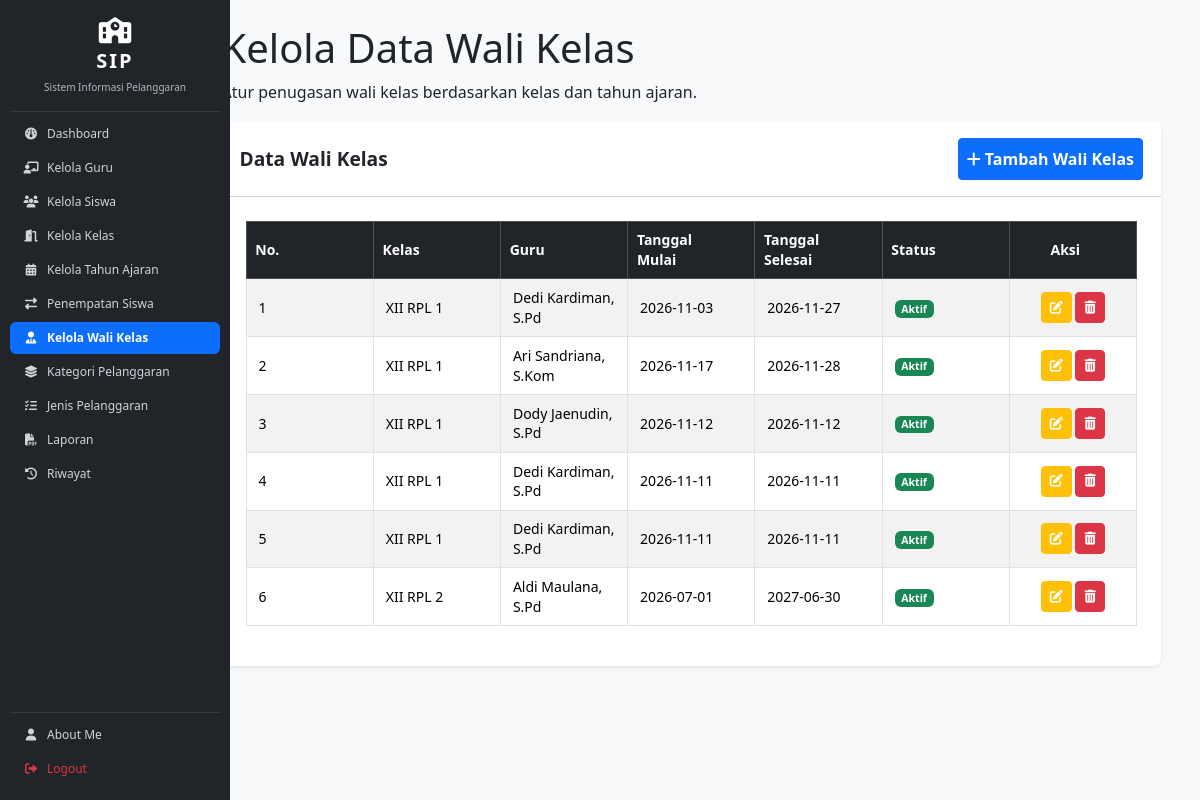
The page /kelola_walikelas.php (signed in) on the database as committed earlier.
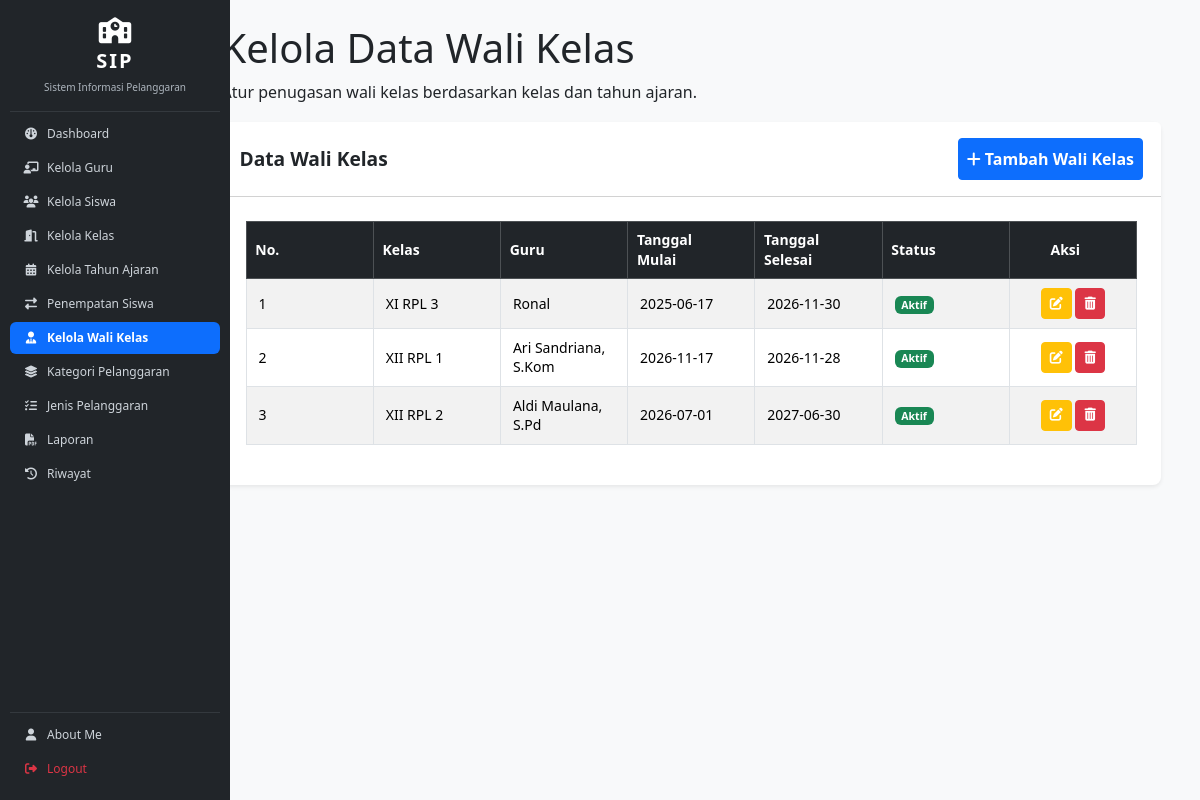
The same page on the database as committed later.
### tables this page shows
CREATE TABLE `t_wali_kelas` (
  `id` int(11) NOT NULL,
  `tahun_ajaran_id` int(11) DEFAULT NULL,
  `kelas_id` int(11) DEFAULT NULL,
  `guru_id` int(11) DEFAULT NULL,
  `user_id` int(11) NOT NULL,
  `tanggal_mulai` date NOT NULL,
  `tanggal_selesai` date NOT NULL,
  `status_aktif` tinyint(1) NOT NULL,
  `created_at` timestamp NOT NULL DEFAULT current_timestamp() ON UPDATE current_timestamp(),
  `updated_at` timestamp NOT NULL DEFAULT current_timestamp()
);

CREATE TABLE `t_kelas` (
  `id` int(11) NOT NULL,
  `nama` varchar(100) DEFAULT NULL,
  `tingkat` varchar(20) NOT NULL,
  `jurusan` varchar(100) NOT NULL,
  `status_aktif` tinyint(1) NOT NULL,
  `created_at` timestamp NOT NULL DEFAULT current_timestamp(),
  `updated_at` timestamp NOT NULL DEFAULT current_timestamp()
);

CREATE TABLE `t_guru` (
  `id` int(11) NOT NULL,
  `nip` varchar(30) NOT NULL,
  `nama` varchar(150) DEFAULT NULL,
  `email` varchar(150) NOT NULL,
  `status_aktif` tinyint(1) NOT NULL,
  `user_id` int(11) NOT NULL,
  `created_at` timestamp NOT NULL DEFAULT current_timestamp(),
  `updated_at` timestamp NOT NULL DEFAULT current_timestamp()
);

### kelola_walikelas.php (the view, shortened to what the rows shown need)
<?php
include 'config/koneksi.php';
$sql = "SELECT
            w.*,
            k.nama AS nama_kelas,
            g.nama AS nama_guru
        FROM t_wali_kelas w
        LEFT JOIN t_kelas k ON w.kelas_id = k.id
        LEFT JOIN t_guru g ON w.guru_id = g.id
        ORDER BY w.id DESC";
$hasil = mysqli_query($koneksi, $sql);
?>
<!DOCTYPE html>
<html lang="id">
<head>
    <link href="https://cdn.jsdelivr.net/npm/bootstrap@5.3.3/dist/css/bootstrap.min.css" rel="stylesheet">
    <link rel="stylesheet" href="https://cdnjs.cloudflare.com/ajax/libs/font-awesome/6.4.0/css/all.min.css">
    <link href="https://cdn.datatables.net/2.3.4/css/dataTables.bootstrap5.min.css" rel="stylesheet">
    <link rel="stylesheet" href="layout/style.css">
</head>
<body class="bg-light">
<div class="container-fluid">
    <div class="row">
        <?php include 'layout/sidebar.php'; ?>
        <main class="col-md-9 ms-sm-auto col-lg-10 p-4">
            <header class="admin-page-header">
                <h1>Kelola Data Wali Kelas</h1>
            </header>
            <div class="card shadow-sm border-0 rounded-3 mb-5">
                <div class="card-body p-4">
                    <div class="table-responsive">
                        <table id="tabelWaliKelas"
                            class="table table-striped table-bordered table-hover align-middle w-100 admin-walikelas-table">
                            <thead class="table-dark">
                                <tr>
                                    <th>No.</th>
                                    <th>Kelas</th>
                                    <th>Guru</th>
                                    <th>Tanggal Mulai</th>
                                    <th>Tanggal Selesai</th>
                                    <th>Status</th>
                                    <th class="text-center">Aksi</th>
                                </tr>
                            </thead>
                            <tbody>
                                <?php
                                $no = 1;
                                while ($row = mysqli_fetch_assoc($hasil)) {
                                ?>
                                <tr>
                                    <td><?= $no++; ?></td>
                                    <td>
                                        <?= htmlspecialchars($row['nama_kelas'] ?? '-'); ?>
                                    </td>
                                    <td>
                                        <?= htmlspecialchars($row['nama_guru'] ?? '-'); ?>
                                    </td>
                                    <td>
                                        <?= htmlspecialchars($row['tanggal_mulai'] ?? '-'); ?>
                                    </td>
                                    <td>
                                        <?= htmlspecialchars($row['tanggal_selesai'] ?? '-'); ?>
                                    </td>
                                    <td>
                                        <?php if ($row['status_aktif'] == 1) { ?>
                                            <span class="badge bg-success">Aktif</span>
                                        <?php } else { ?>
                                            <span class="badge bg-danger">Tidak Aktif</span>
                                        <?php } ?>
                                    </td>
                                    <td class="text-center text-nowrap">
                                        <a href="edit_walikelas.php?id=<?= urlencode($row['id']); ?>"
                                            class="btn btn-warning btn-sm text-white"
                                            title="Edit">
                                            <i class="fa-solid fa-pen-to-square"></i>
                                        </a>
                                        <a href="hapus_walikelas.php?id=<?= urlencode($row['id']); ?>"
                                            class="btn btn-danger btn-sm"
                                            title="Hapus"
                                            onclick="return confirm('Yakin ingin menghapus data wali kelas ini?');">
                                            <i class="fa-solid fa-trash-can"></i>
                                        </a>
                                    </td>
                                </tr>
                                <?php } ?>
                            </tbody>
                        </table>
                    </div>
                </div>
            </div>
        </main>
    </div>
</div>
</body>
</html>

Rows that differ between the two databases and show on the page:
removed t_wali_kelas: kelas.nama "XII RPL 1", guru.nama "Dedi Kardiman, S.Pd", tanggal_mulai "2026-11-03", tanggal_selesai "2026-11-27", status_aktif "Aktif"
removed t_wali_kelas: kelas.nama "XII RPL 1", guru.nama "Dody Jaenudin, S.Pd", tanggal_mulai "2026-11-12", tanggal_selesai "2026-11-12", status_aktif "Aktif"
removed t_wali_kelas: kelas.nama "XII RPL 1", guru.nama "Dedi Kardiman, S.Pd", tanggal_mulai "2026-11-11", tanggal_selesai "2026-11-11", status_aktif "Aktif"
removed t_wali_kelas: kelas.nama "XII RPL 1", guru.nama "Dedi Kardiman, S.Pd", tanggal_mulai "2026-11-11", tanggal_selesai "2026-11-11", status_aktif "Aktif"
added t_wali_kelas: kelas.nama "XI RPL 3", guru.nama "Ronal", tanggal_mulai "2025-06-17", tanggal_selesai "2026-11-30", status_aktif "Aktif"
